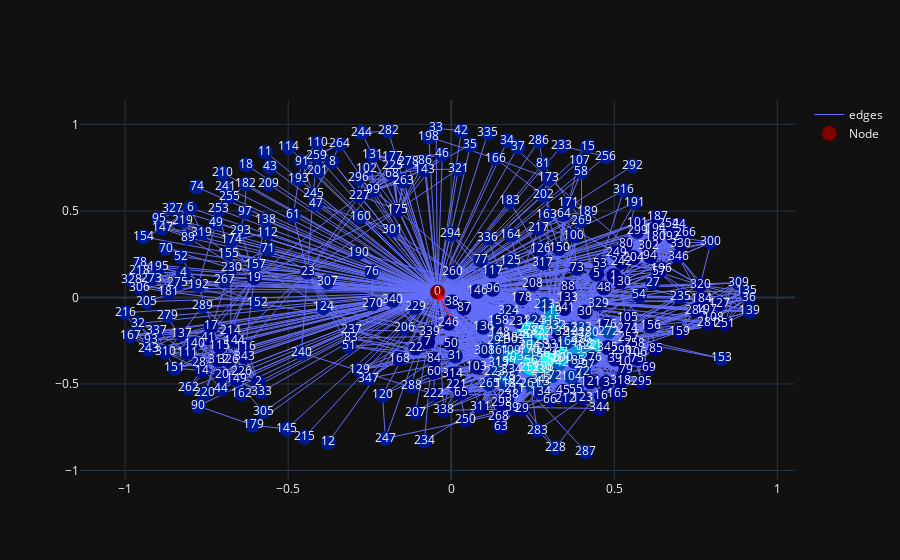

Source (notebook cell):
### Code cell
tareget_nodes = [1]

# fig = visualize.draw(G4, pos)
fig = visualize.visualize_rdd_vector(target_G, 1, target_rad, pos, [measures.global_graph_degree])
visualize.add_markers(fig, tareget_nodes)
fig.show()

### Figure 1 — Plotly figure (JSON) as saved in the notebook; plotly's stock layout.template omitted (floating-point values rounded to 4 significant figures; data arrays with more than 128 entries replaced by an {"elided": "..."} marker saying what was removed)
{"data": [{"line": {"width": 1}, "marker": {"color": {"elided": "348 float values"}, "colorscale": [[0, "rgb(0,0,131)"], [0.2, "rgb(0,60,170)"], [0.4, "rgb(5,255,255)"], [0.6, "rgb(255,255,0)"], [0.8, "rgb(250,0,0)"], [1, "rgb(128,0,0)"]], "size": 15}, "mode": "lines", "name": "edges", "type": "scatter", "uid": "5a666db5-d806-4560-a475-41293cf5c8de", "x": {"elided": "8598 float values"}, "y": {"elided": "8598 float values"}}, {"customdata": {"elided": "348x7 float values"}, "hovertemplate": "node_name: %{customdata[0]} <br> radius: %{customdata[1]} <br> degree: %{customdata[2]} <br> global_graph_degree: %{customdata[3]} <br> normalized_rdd: %{customdata[4]} <br> nodes_x: %{customdata[5]} <br> nodes_y: %{customdata[6]} <br> ", "marker": {"color": {"elided": "348 float values"}, "colorscale": [[0, "rgb(0,0,131)"], [0.2, "rgb(0,60,170)"], [0.4, "rgb(5,255,255)"], [0.6, "rgb(255,255,0)"], [0.8, "rgb(250,0,0)"], [1, "rgb(128,0,0)"]], "size": 15}, "mode": "markers+text", "name": "Node", "text": {"elided": "348 str values"}, "type": "scatter", "uid": "ed286d59-697c-4a86-a934-5bdb3d3c8e2f", "x": {"elided": "348 float values"}, "y": {"elided": "348 float values"}}], "layout": {"annotations": [{"arrowcolor": "red", "arrowhead": 3, "arrowsize": 2, "axref": "x", "ayref": "y", "showarrow": true, "x": -0.04217, "y": 0.03136}], "dragmode": "pan"}}
